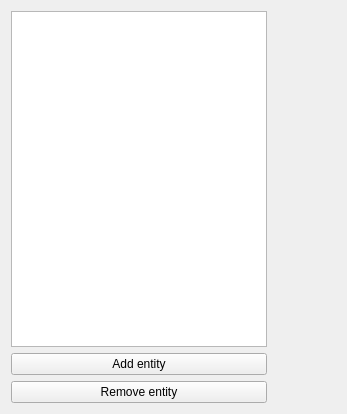
<?xml version="1.0" encoding="UTF-8"?>
<ui version="4.0">
 <class>Hierarchy</class>
 <widget class="QWidget" name="Hierarchy">
  <property name="geometry">
   <rect>
    <x>0</x>
    <y>0</y>
    <width>347</width>
    <height>414</height>
   </rect>
  </property>
  <property name="windowTitle">
   <string>Form</string>
  </property>
  <layout class="QGridLayout" name="gridLayout">
   <item row="1" column="0">
    <widget class="QPushButton" name="AddEntity">
     <property name="text">
      <string>Add entity</string>
     </property>
    </widget>
   </item>
   <item row="2" column="0">
    <widget class="QPushButton" name="RemoveEntity">
     <property name="text">
      <string>Remove entity</string>
     </property>
    </widget>
   </item>
   <item row="0" column="0">
    <widget class="QListWidget" name="EntityList">
     <property name="editTriggers">
      <set>QAbstractItemView::AllEditTriggers</set>
     </property>
     <property name="dragEnabled">
      <bool>true</bool>
     </property>
     <property name="dragDropMode">
      <enum>QAbstractItemView::InternalMove</enum>
     </property>
    </widget>
   </item>
   <item row="0" column="1">
    <spacer name="horizontalSpacer">
     <property name="orientation">
      <enum>Qt::Horizontal</enum>
     </property>
     <property name="sizeHint" stdset="0">
      <size>
       <width>40</width>
       <height>20</height>
      </size>
     </property>
    </spacer>
   </item>
  </layout>
 </widget>
 <resources/>
 <connections/>
</ui>
